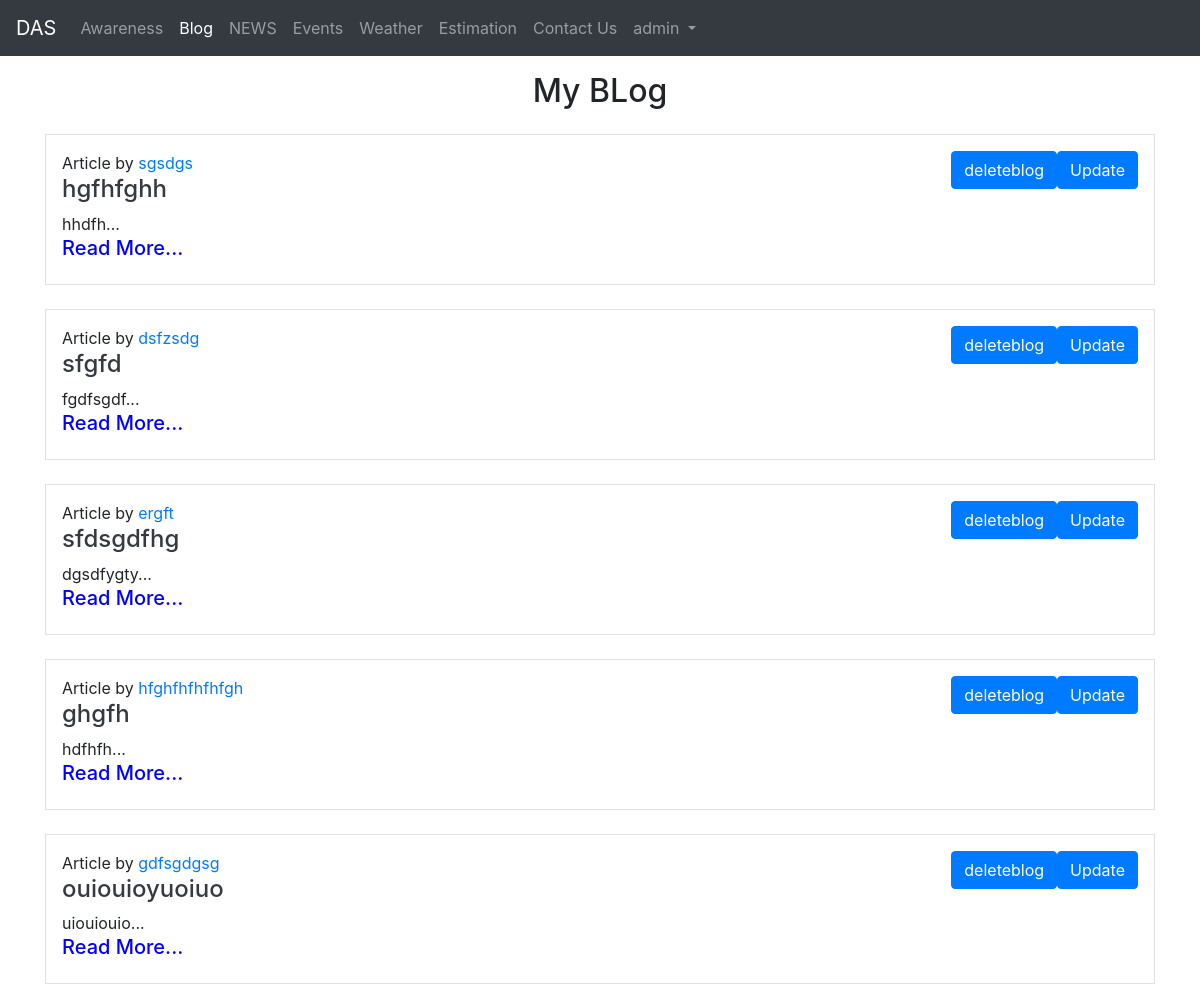
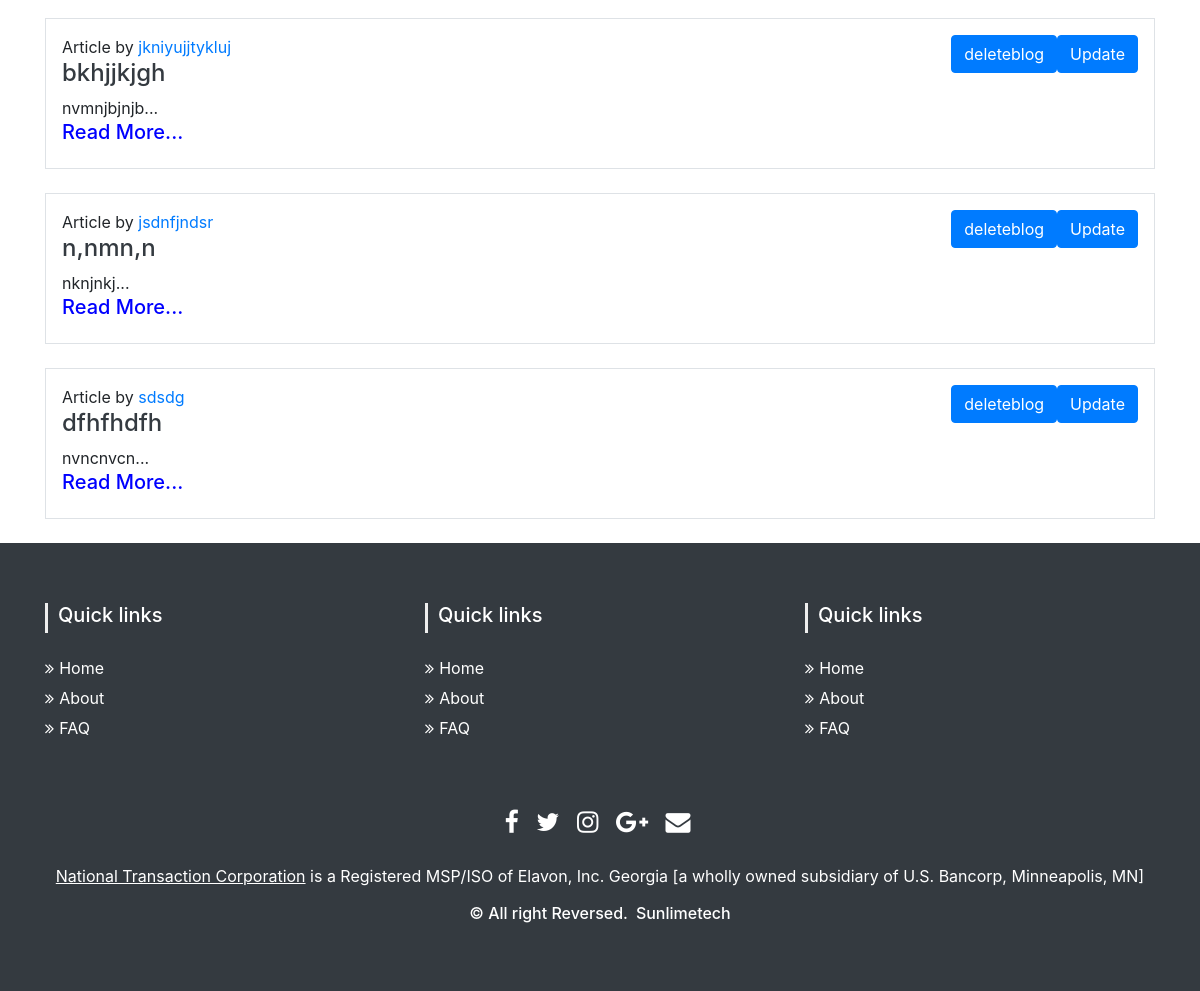
The page /myblogs/admin (signed in) on the database its author committed (2 pictures, top to bottom).
### fyp/models.py (models this page shows)
class Blog(models.Model):
    sno = models.AutoField(primary_key=True)
    title = models.CharField(max_length=200)
    content = RichTextField()
    short_desc = models.CharField(max_length=300, default="")
    slug = models.SlugField(max_length=25)
    time = models.DateTimeField(auto_now_add=True)
    author = models.CharField(max_length=20, default="")
    username = models.CharField(max_length=20, default="")
    def __str__(self):
        return self.title

### fyp/views.py (the view)
# urls.py: path('myblogs/<str:username>', views.myblogs, name='myblogs'),
def myblogs(request,username):
    blogs = Blog.objects.filter(username=username)
    print(blogs)
    context={'blogs':blogs}
    return render(request, 'myblogs.html',context)

### templates/myblogs.html (shortened to what this page needs)
{% extends 'base.html' %}
{% block blogactive %}active{% endblock blogactive %}
{% block body %}
{% if user.is_authenticated %}
<div class="container">
  <h2 class="text-center my-3">My BLog</h2>
  {% if blogs|length < 1 %}
  <h3>You haven't written any blog yet.</h3>
  {% else %}
  {% for blog in blogs %}
  <div class="my-4 p-3 border">
    <a class="btn btn-primary my-2 my-sm-0" style="float:right;" href="/blogupdate/{{blog.title}}"
      role="button">Update</a>
    <a class="btn btn-primary my-2 my-sm-0" style="float:right;" href="/deleteblog/{{blog.title}}"
      role="button">deleteblog</a>
    <p class="mb-0 "> Article by <a href="#">{{blog.author}}</a></p>
    <h4 class="text-dark"> <a href="/blogpost/{{blog.slug}}" class="text-dark">{{blog.title}}</a></h4>
    <div>
      {{blog.short_desc|slice:200}}...
    </div>
    <a href="/blogpost/{{blog.slug}}" class="text-dark">
      <h5 style="color: blue;">Read More...</h5>
    </a>
</div>
{% endfor %}
{% endif %}
</div>
{% endif %}
{% endblock body %}

### templates/base.html (shortened to what this page needs)
<!doctype html>
<html lang="en">
<head>
  {% load static %}
  <link rel="stylesheet" type="text/css" href="{% static '/awareness.css' %}">
  <link rel="stylesheet" type="text/javascript" href="">
  <link rel="stylesheet" href="https://cdn.jsdelivr.net/npm/bootstrap@4.5.3/dist/css/bootstrap.min.css"
>
  <link href="//maxcdn.bootstrapcdn.com/bootstrap/4.0.0/css/bootstrap.min.css" rel="stylesheet" id="bootstrap-css">
</head>
<body>
  <nav class="navbar navbar-expand-lg navbar-dark bg-dark">
    <a class="navbar-brand" href="/">DAS</a>
    <div class="collapse navbar-collapse" id="navbarSupportedContent">
      <ul class="navbar-nav mr-auto">
        <li class="nav-item {% block awarenessactive %}{% endblock awarenessactive %}">
          <a class="nav-link" href="/awareness">Awareness<span class="sr-only">(current)</span></a>
        </li>
        <li class="nav-item {% block blogactive %}{% endblock blogactive %} ">
          <a class="nav-link" href="/bloghome">Blog</a>
        </li>
        <li class="nav-item {% block newsactive %}{% endblock newsactive %}">
          <a class="nav-link" href="/news">NEWS</a>
        </li>
        <li class="nav-item {% block eventsactive %}{% endblock eventsactive %}">
          <a class="nav-link" href="/events">Events</a>
        </li>
        <li class="nav-item {% block weatheractive %}{% endblock weatheractive %}">
          <a class="nav-link" href="/weather">Weather</a>
        </li>
        <li class="nav-item {% block estimationactive %}{% endblock estimationactive %} ">
          <a class="nav-link" href="/estimation">Estimation</a>
        </li>
        <li class="nav-item {% block contactactive %}{% endblock contactactive %} ">
          <a class="nav-link" href="/contact">Contact Us</a>
        </li>
      <div class="ml-auto form-inline">
        {% if user.is_authenticated %}
        <ul class="navbar-nav mr-2">
          <li class="nav-item dropdown {% block adminactive %}{% endblock adminactive %}">
            <a class="nav-link dropdown-toggle" href="#" id="navbarDropdown" role="button" data-toggle="dropdown">
              {{request.user}}
            </a>
          </li>
        </ul>
        {% else %}
        <li class="nav-item {% block loginactive %}{% endblock loginactive %} ">
        <a class="nav-link " href="/login">Login</a>
        </li>
        {% endif %}
      </div>
    </div>
  </nav>
  {% block body %} {% endblock body %}
  {% block footer %}
  <section id="footer" {% block footerhidden %} {% endblock footerhidden %}>
  {% endblock footer %}
    <div class="container">
      <div class="row text-center text-xs-center text-sm-left text-md-left">
        <div class="col-xs-12 col-sm-4 col-md-4">
          <h5>Quick links</h5>
          <ul class="list-unstyled quick-links">
            <li><a href="https://www.fiverr.com/share/qb8D02"><i class="fa fa-angle-double-right"></i>Home</a></li>
            <li><a href="https://www.fiverr.com/share/qb8D02"><i class="fa fa-angle-double-right"></i>About</a></li>
            <li><a href="https://www.fiverr.com/share/qb8D02"><i class="fa fa-angle-double-right"></i>FAQ</a></li>
          </ul>
        </div>
        <div class="col-xs-12 col-sm-4 col-md-4">
          <h5>Quick links</h5>
          <ul class="list-unstyled quick-links">
            <li><a href="https://www.fiverr.com/share/qb8D02"><i class="fa fa-angle-double-right"></i>Home</a></li>
            <li><a href="https://www.fiverr.com/share/qb8D02"><i class="fa fa-angle-double-right"></i>About</a></li>
            <li><a href="https://www.fiverr.com/share/qb8D02"><i class="fa fa-angle-double-right"></i>FAQ</a></li>
          </ul>
        </div>
        <div class="col-xs-12 col-sm-4 col-md-4">
          <h5>Quick links</h5>
          <ul class="list-unstyled quick-links">
            <li><a href="https://www.fiverr.com/share/qb8D02"><i class="fa fa-angle-double-right"></i>Home</a></li>
            <li><a href="https://www.fiverr.com/share/qb8D02"><i class="fa fa-angle-double-right"></i>About</a></li>
            <li><a href="https://www.fiverr.com/share/qb8D02"><i class="fa fa-angle-double-right"></i>FAQ</a></li>
          </ul>
        </div>
      </div>
      <div class="row">
        <div class="col-xs-12 col-sm-12 col-md-12 mt-2 mt-sm-5">
          <ul class="list-unstyled list-inline social text-center">
            <li class="list-inline-item"><a href="https://www.fiverr.com/share/qb8D02"><i
                  class="fa fa-facebook"></i></a></li>
            <li class="list-inline-item"><a href="https://www.fiverr.com/share/qb8D02"><i class="fa fa-twitter"></i></a>
            </li>
            <li class="list-inline-item"><a href="https://www.fiverr.com/share/qb8D02"><i
                  class="fa fa-instagram"></i></a></li>
            <li class="list-inline-item"><a href="https://www.fiverr.com/share/qb8D02"><i
                  class="fa fa-google-plus"></i></a></li>
            <li class="list-inline-item"><a href="https://www.fiverr.com/share/qb8D02" target="_blank"><i
                  class="fa fa-envelope"></i></a></li>
          </ul>
        </div>
      </div>
      <div class="row">
        <div class="col-xs-12 col-sm-12 col-md-12 mt-2 mt-sm-2 text-center text-white">
          <p><u><a href="https://www.nationaltransaction.com/">National Transaction Corporation</a></u> is a Registered
            MSP/ISO of Elavon, Inc. Georgia [a wholly owned subsidiary of U.S. Bancorp, Minneapolis, MN]</p>
          <p class="h6">© All right Reversed.<a class="text-green ml-2" href="https://www.sunlimetech.com"
              target="_blank">Sunlimetech</a></p>
        </div>
      </div>
    </div>
  </section>
</body>
</html>

### static/awareness.css (style rules this page uses)
section { padding: 60px 0; }
#footer { background: #343a40 !important; }
#footer h5 { padding-left: 10px; border-left: 3px solid #eeeeee; padding-bottom: 6px; margin-bottom: 20px; color:#ffffff; }
#footer a { color: #ffffff; text-decoration: none !important; background-color: transparent; -webkit-text-decoration-skip: objects; }
#footer ul.social li { padding: 3px 0; }
#footer ul.social li a i { margin-right: 5px; font-size:25px; -webkit-transition: .5s all ease; -moz-transition: .5s all ease; transition: .5s all ease; }
#footer ul.social li a, #footer ul.quick-links li a { color:#ffffff; }
#footer ul.quick-links li { padding: 3px 0; -webkit-transition: .5s all ease; -moz-transition: .5s all ease; transition: .5s all ease; }
#footer ul.quick-links li a i { margin-right: 5px; }

### rows shown on the page
Blog: author "sgsdgs", title "hgfhfghh", short_desc "hhdfh"
Blog: author "dsfzsdg", title "sfgfd", short_desc "fgdfsgdf"
Blog: author "ergft", title "sfdsgdfhg", short_desc "dgsdfygty"
Blog: author "hfghfhfhfhfgh", title "ghgfh", short_desc "hdfhfh"
Blog: author "gdfsgdgsg", title "ouiouioyuoiuo", short_desc "uiouiouio"
Blog: author "jkniyujjtykluj", title "bkhjjkjgh", short_desc "nvmnjbjnjb"
Blog: author "jsdnfjndsr", title "n,nmn,n", short_desc "nknjnkj"
Blog: author "sdsdg", title "dfhfhdfh", short_desc "nvncnvcn"

### other values the page prints
{{ request.user }} "admin"
